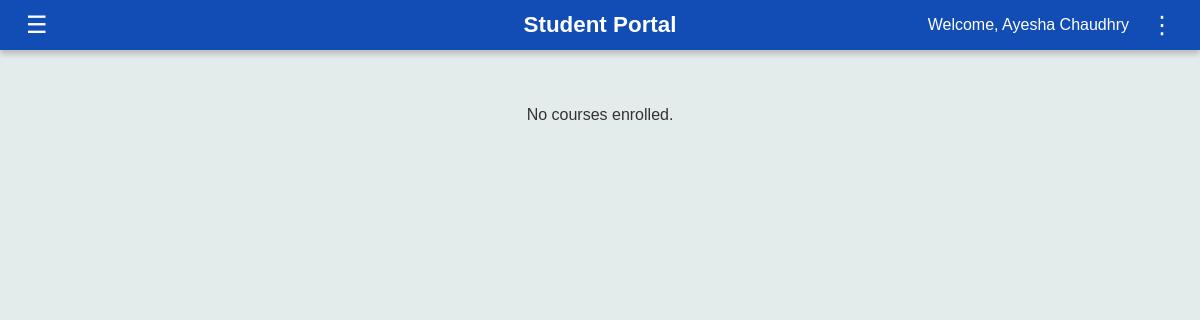
/student_attendance (signed in), run on an earlier commit of the app's database.
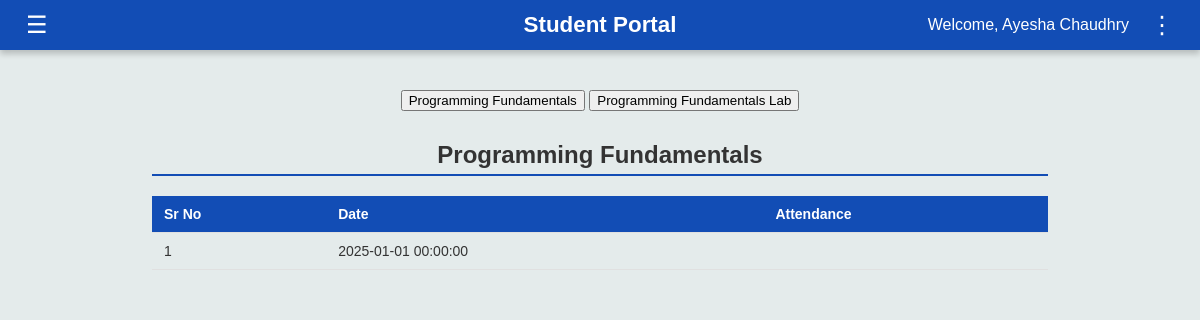
And on a later commit of the database.
### tables this page shows
CREATE TABLE courses (
        Course_Code TEXT PRIMARY KEY,
        Course_Name TEXT, Credit_Hr INTEGER, Prerequisite TEXT
    );

CREATE TABLE attendance (
        Roll_No TEXT, Name TEXT, Date TEXT, Course_Code TEXT,
        Class_No INTEGER, Attendance TEXT
    );

### app.py (the view)
@app.route('/student_attendance')
def student_attendance():
    if 'user' not in session:
        return redirect(url_for('student_login'))
    roll_no = session['user']
    conn = sqlite3.connect('flake.db')
    conn.row_factory = sqlite3.Row
    cur = conn.cursor()
    cur.execute("""
        SELECT c.Course_Code, c.Course_Name
        FROM enrollments e
        JOIN courses c ON e.Course_Code = c.Course_Code
        WHERE e.Roll_No = ?
    """, (roll_no,))
    courses = cur.fetchall()
    cur.execute("""
        SELECT Course_Code, Date, Attendance
        FROM attendance
        WHERE Roll_No = ?
        ORDER BY Date
    """, (roll_no,))
    attendance_records = cur.fetchall()
    conn.close()
    attendance = {}
    for record in attendance_records:
        course_code = record['Course_Code']
        course_name = next(
            (c['Course_Name'] for c in courses if c['Course_Code'] == course_code),
            course_code
        )
        if course_name not in attendance:
            attendance[course_name] = []
        attendance[course_name].append({
            'Date': record['Date'],
            'Attendance': record['Attendance']
        })
    return render_template(
        'attendance_S.html',
        courses=courses,
        attendance=attendance
    )

### templates/attendance_S.html (shortened to what this page needs)
{% extends "student_dashboard.html" %}
{% block content %}
<div class="container">
  <div class="course-buttons">
    {% for course in courses %}
      <button class="course-btn" data-course="{{ course['Course_Name'] }}">{{ course['Course_Name'] }}</button>
    {% else %}
      <p>No courses enrolled.</p>
    {% endfor %}
  </div>
  <div class="attendance-tables">
    {% for course in courses %}
      <div class="attendance-table-container" id="table-{{ course['Course_Name'] | replace(' ', '_') }}">
        <h2 class="course-title">{{ course['Course_Name'] }}</h2>
        <table class="attendance-table">
          <thead>
            <tr>
              <th>Sr No</th>
              <th>Date</th>
              <th>Attendance</th>
            </tr>
          </thead>
          <tbody>
            {% set course_attendance = attendance[course['Course_Name']] %}
            {% if course_attendance %}
              {% for record in course_attendance %}
              <tr>
                <td>{{ loop.index }}</td>
                <td>{{ record['Date'] }}</td>
                <td>{{ record['Status'] }}</td>
              </tr>
              {% endfor %}
            {% else %}
              <tr>
                <td colspan="3" style="text-align:center;">No attendance records for this course</td>
              </tr>
            {% endif %}
          </tbody>
        </table>
      </div>
    {% endfor %}
  </div>
</div>
{% endblock %}

### templates/student_dashboard.html (shortened to what this page needs)
<!DOCTYPE html>
<html lang="en">
  <head>
    <link
      rel="stylesheet"
      href="{{ url_for('static', filename='portal_template.css') }}"
    />
    <link
      rel="stylesheet"
      href="https://cdnjs.cloudflare.com/ajax/libs/font-awesome/6.5.0/css/all.min.css"
    />
  </head>
  <body>
    <header>
      <button class="left-btn" id="menuToggle">&#9776;</button>
      <h1 class="portal-title"><b>Student Portal</b></h1>
      <div class="user-info">
        <span>Welcome, {{ session.get('user_name', 'Student') }}</span>
        <button class="options-btn" id="optionsToggle">&#8942;</button>
      </div>
    </header>
    <main>
      {% block content %}{% endblock %}
    </main>
  </body>
</html>

### static/portal_template.css (style rules this page uses)
body { margin: 0; font-family: Arial, Helvetica, sans-serif; background-color: #E4EBEB; color: #333; }
header { background-color: #124DB5; display: flex; justify-content: space-between; align-items: center; padding: 15px 40px; color: white; box-shadow: 0 4px 6px rgba(0,0,0,0.2); position: relative; }
.left-btn, .options-btn { background: none; border: none; color: white; font-size: 24px; cursor: pointer; position: relative; }
.user-info { display: flex; align-items: center; gap: 15px; position: relative; }
main { padding: 40px; text-align: center; }
header { display: flex; align-items: center; justify-content: space-between; background-color: #124DB5; color: white; padding: 10px 20px; position: relative; }
.portal-title { position: absolute; left: 50%; transform: translateX(-50%); font-size: 1.4rem; font-weight: bold; }
table { width: 100%; border-collapse: collapse; }
th, td { padding: 10px 12px; border-bottom: 1px solid #e0e0e0; text-align: left; font-size: 14px; }
th { background-color: #124DB5; color: white; }
.container { width: 80%; margin: 0 auto; font-family: Arial, sans-serif; }
h2 { border-bottom: 2px solid #124DB5; padding-bottom: 5px; margin-top: 30px; }

What changed in the data, as far as the page shows it:
now on this page (row unchanged): courses: Course_Name "Programming Fundamentals"
now on this page (row unchanged): courses: Course_Name "Programming Fundamentals Lab", shown under "Student Portal"
added attendance: Date "2025-01-01 00:00:00"
Also different on the page:
text no longer shown: "No courses enrolled."
